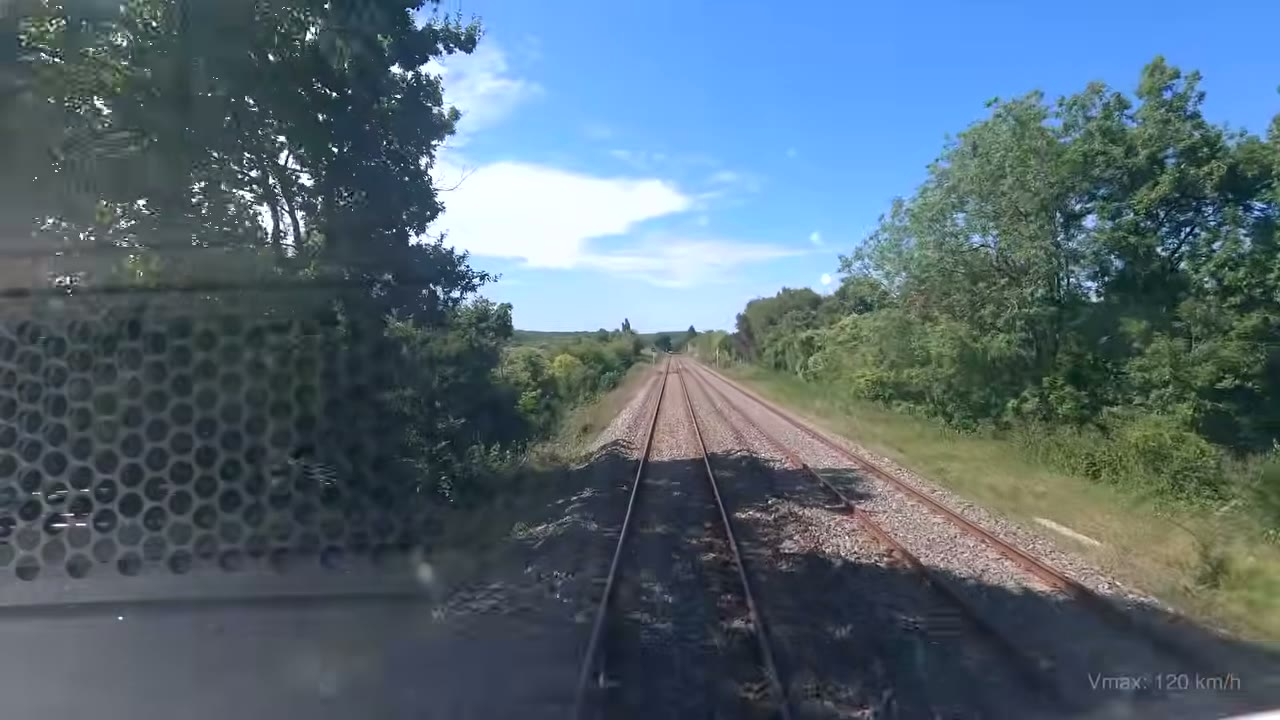
#> input picture data/cabview/_refs/cabview/cabview_grille.jpg, 1280 x 720 px, found by its file name
$ python make_before_after.py
#> lines starting #> are read from the running program, lines starting #| are printed output that depends on the picture; pictures that were not available may be replaced by others from this repository, and a replacement may not be noted
#> in main, before is the input picture: shape (720, 1280, 3); mean B, G, R 116.5, 104.4, 85.6
### src/utils/viz.py
"""Helpers de visualisation : grilles d'images avec labels."""
from __future__ import annotations

import cv2
import numpy as np

LABEL_H = 40
PAD = 10
STRIP_BG = (240, 240, 240)
TEXT_COLOR = (20, 20, 20)
SEP_COLOR = (255, 255, 255)
FONT = cv2.FONT_HERSHEY_SIMPLEX
FONT_SCALE = 0.8
FONT_THICK = 2


def resize_to_height(img: np.ndarray, target_h: int) -> np.ndarray:
    r = target_h / img.shape[0]
    return cv2.resize(img, (int(img.shape[1] * r), target_h), interpolation=cv2.INTER_AREA)


def label_strip(width: int, text: str) -> np.ndarray:
    strip = np.full((LABEL_H, width, 3), STRIP_BG, dtype=np.uint8)
    cv2.putText(strip, text, (10, LABEL_H - 12),
                FONT, FONT_SCALE, TEXT_COLOR, FONT_THICK, cv2.LINE_AA)
    return strip


def hstack_with_labels(panels: list[tuple[str, np.ndarray]],
                       target_h: int = 540) -> np.ndarray:
    """Compose N labelled images horizontally. Each panel = (label, BGR image)."""
#> called with target_h = 540
    cols = []
    for label, img in panels:
        resized = resize_to_height(img, target_h)
        cols.append(np.vstack([label_strip(resized.shape[1], label), resized]))
#> after the loop, cols = 2 items
    sep = np.full((target_h + LABEL_H, PAD, 3), SEP_COLOR, dtype=np.uint8)
    out = cols[0]
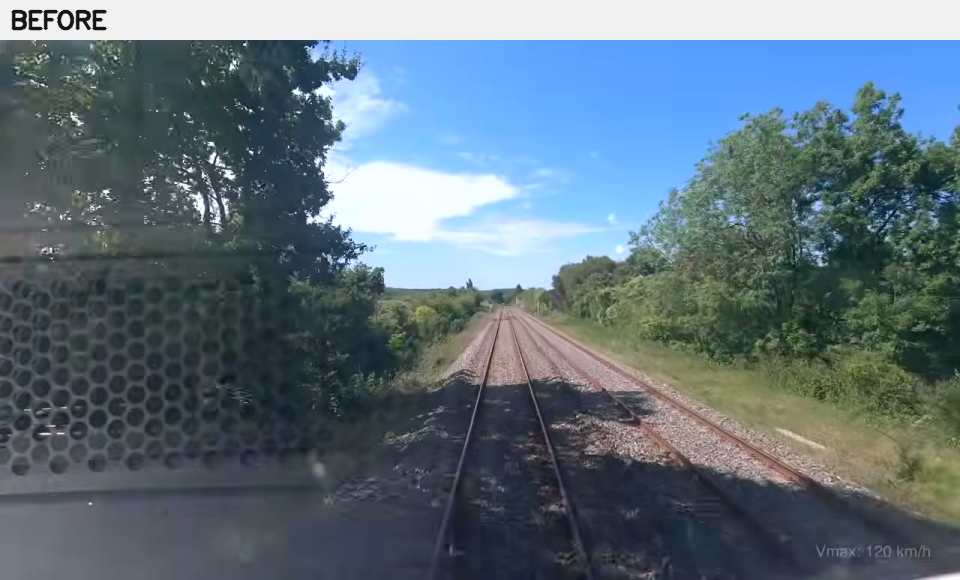
#> out: shape (580, 960, 3); mean of channels 0, 1, 2 124.6, 113.3, 95.9; drawn as B, G, R
    for c in cols[1:]:
        out = np.hstack([out, sep, c])
#> this loop made 1 pass
#> pass 1, in hstack_with_labels, `out = np.hstack([out, sep, c])`:
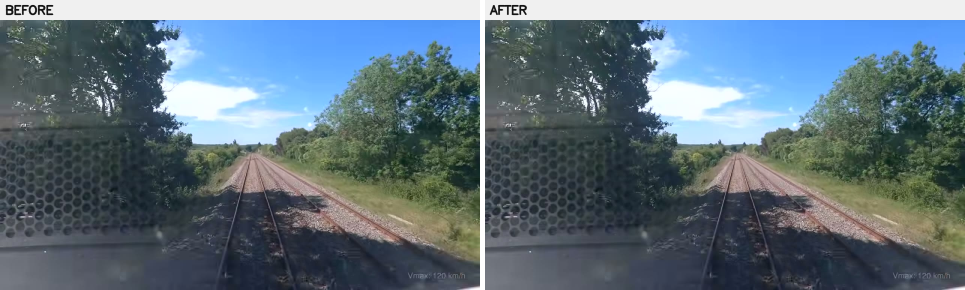
#> out: shape (580, 1930, 3) (shown at 1/2 size); mean of channels 0, 1, 2 125.3, 114.1, 96.8; drawn as B, G, R
    return out

### src/signals/make_before_after.py
"""Génère des comparaisons avant/après pour les bare poles GERALD.

Chaque sortie : [BEFORE | AFTER] côte à côte, hauteur homogène.

Usage:
  python src/signals/make_before_after.py
  python src/signals/make_before_after.py --n 10 --seed 7
"""
from __future__ import annotations

import argparse
import random
from pathlib import Path

import cv2

from src.utils.viz import hstack_with_labels


def main():
    ap = argparse.ArgumentParser()
    ap.add_argument("--orig-dir", default="data/_raw/gerald_dataset/GERALD/dataset/JPEGImages")
    ap.add_argument("--bare-dir", default="data/gerald_augmented/bare_poles/images")
    ap.add_argument("--out-dir", default="outputs/comparisons/bare_poles")
    ap.add_argument("--n", type=int, default=None, help="max comparisons to write (default: all)")
    ap.add_argument("--seed", type=int, default=None,
                    help="if set, shuffle before selecting --n (deterministic)")
    ap.add_argument("--target-h", type=int, default=540)
    ap.add_argument("--overwrite", action="store_true",
                    help="re-render even if output already exists")
    args = ap.parse_args()

    bare_dir = Path(args.bare_dir)
    orig_dir = Path(args.orig_dir)
    out_dir = Path(args.out_dir)
    out_dir.mkdir(parents=True, exist_ok=True)

    bares = sorted(bare_dir.glob("*.jpg"))
    if args.seed is not None:
        random.Random(args.seed).shuffle(bares)
    if args.n is not None:
        bares = bares[: args.n]

    done = skipped_cached = skipped_missing = failed = 0
    for bare_path in bares:
        out_path = out_dir / f"compare_{bare_path.stem}.jpg"
        if out_path.exists() and not args.overwrite:
            skipped_cached += 1
            continue
        before = cv2.imread(str(orig_dir / bare_path.name))
        after = cv2.imread(str(bare_path))
        if before is None:
            skipped_missing += 1
            continue
        if after is None:
            failed += 1
            continue
        viz = hstack_with_labels(
            [("BEFORE", before), ("AFTER", after)],
            target_h=args.target_h,
        )
        cv2.imwrite(str(out_path), viz, [cv2.IMWRITE_JPEG_QUALITY, 90])
        done += 1

    print(f"Done. wrote={done} cached={skipped_cached} "
          f"missing_orig={skipped_missing} unreadable={failed} → {out_dir}")


if __name__ == "__main__":
    main()

$ run again, on data/cabview/_refs/cabview/cabview_station_platform.jpg
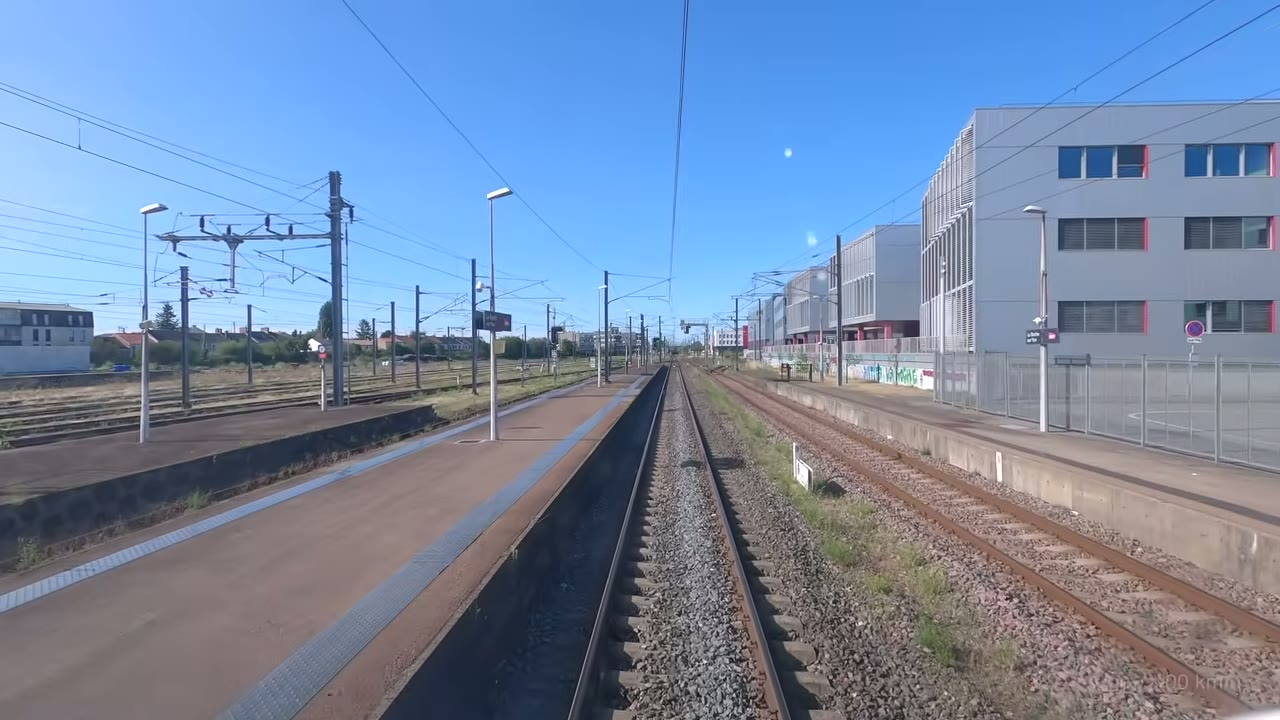
#> input picture data/cabview/_refs/cabview/cabview_station_platform.jpg, 1280 x 720 px, found by its file name
#> in main, before is the input picture: shape (720, 1280, 3); mean B, G, R 166.6, 137.1, 117.2
#> after the loop in hstack_with_labels, `for label, img in panels:`: cols = 2 items
#> in hstack_with_labels, `out = cols[0]`:
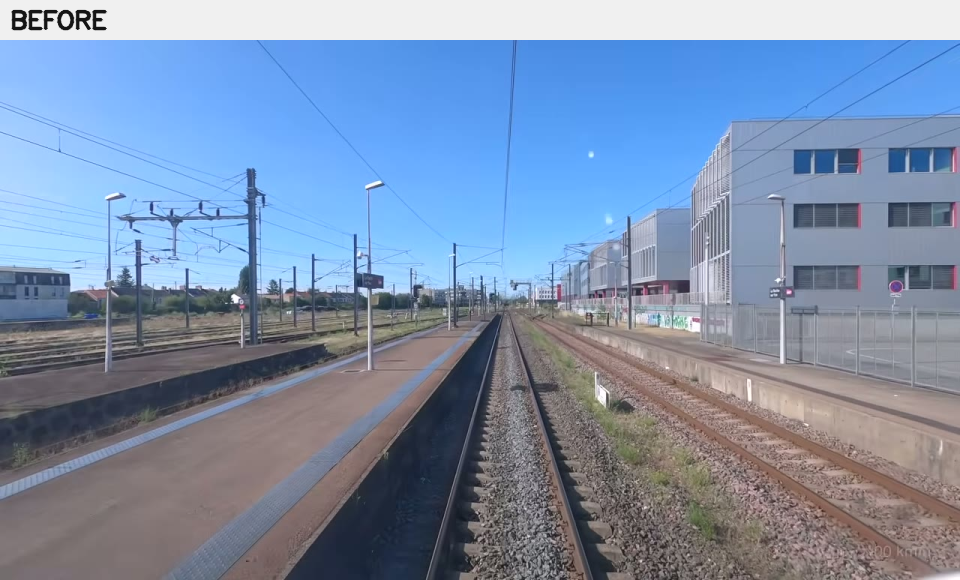
#> out: shape (580, 960, 3); mean of channels 0, 1, 2 171.2, 143.8, 125.3; drawn as B, G, R
#> the loop in hstack_with_labels, `for c in cols[1:]:` made 1 pass
#> pass 1, in hstack_with_labels, `out = np.hstack([out, sep, c])`:
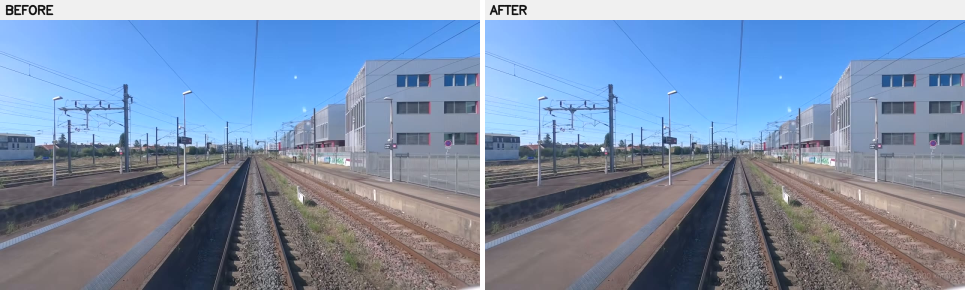
#> out: shape (580, 1930, 3) (shown at 1/2 size); mean of channels 0, 1, 2 171.7, 144.4, 126; drawn as B, G, R

$ run again, on data/cabview/_refs/cabview/cabview_station_sun.jpg
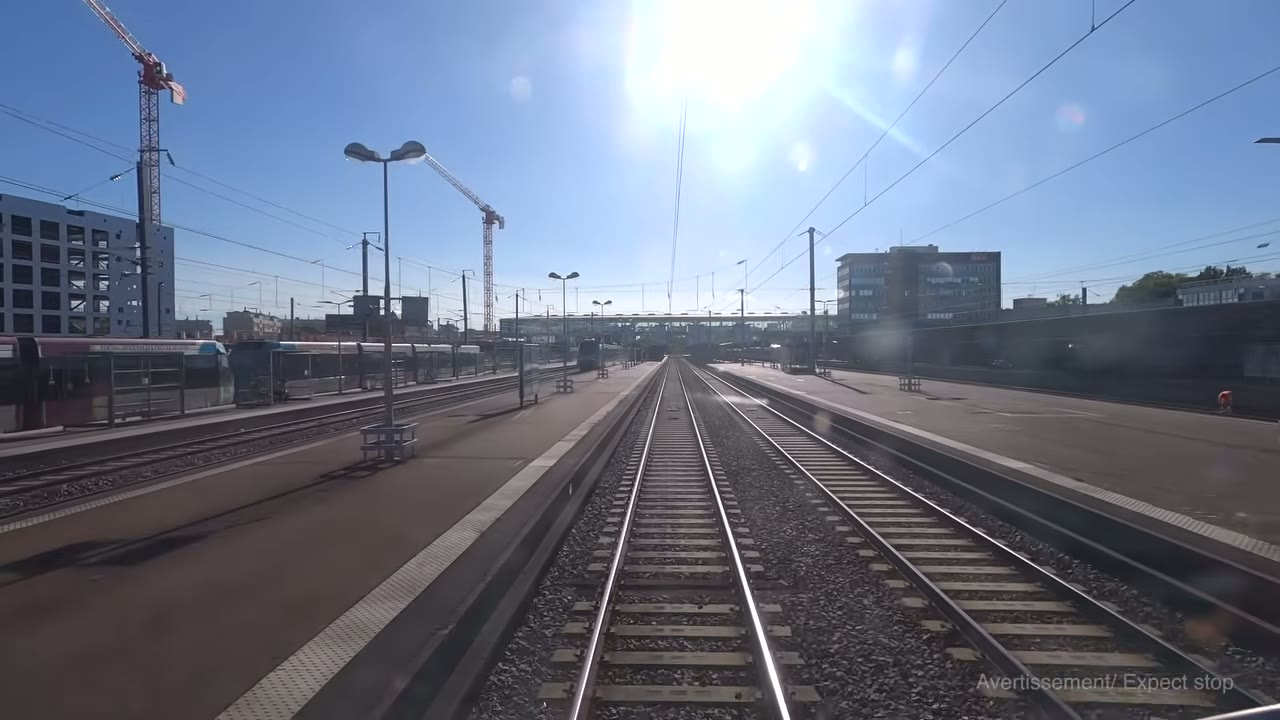
#> input picture data/cabview/_refs/cabview/cabview_station_sun.jpg, 1280 x 720 px, found by its file name
#> in main, before is the input picture: shape (720, 1280, 3); mean B, G, R 134.5, 116.1, 106.7
#> after the loop in hstack_with_labels, `for label, img in panels:`: cols = 2 items
#> in hstack_with_labels, `out = cols[0]`:
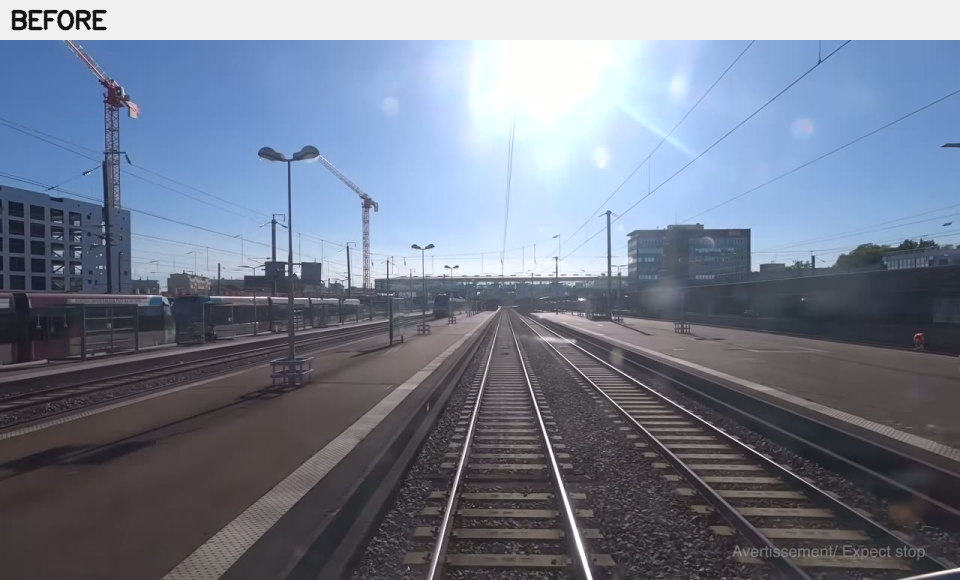
#> out: shape (580, 960, 3); mean of channels 0, 1, 2 141.3, 124.2, 115.5; drawn as B, G, R
#> the loop in hstack_with_labels, `for c in cols[1:]:` made 1 pass
#> pass 1, in hstack_with_labels, `out = np.hstack([out, sep, c])`:
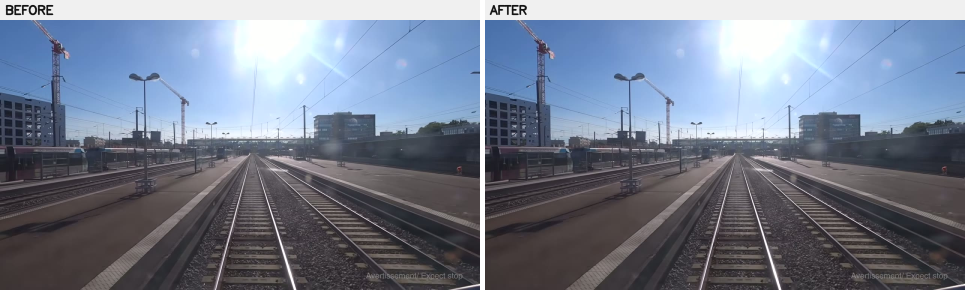
#> out: shape (580, 1930, 3) (shown at 1/2 size); mean of channels 0, 1, 2 142, 125, 116.3; drawn as B, G, R
